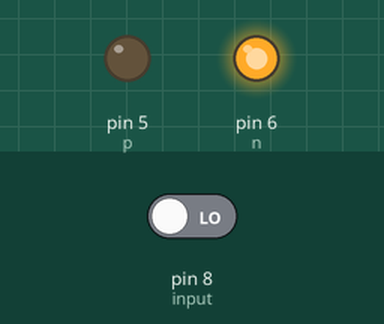
Simulated run of this sketch. Board: Arduino Uno, built with avr-gcc and run on an emulated ATmega328P. Parts: output pins drawn as LEDs (lit = HIGH). The test bench sets the inputs (shaded band); at power-on: pin 8 (input) LOW.

Above: at 1.2 s.
1.3 s: pin 8 (input) driven HIGH
At 1.9 s:
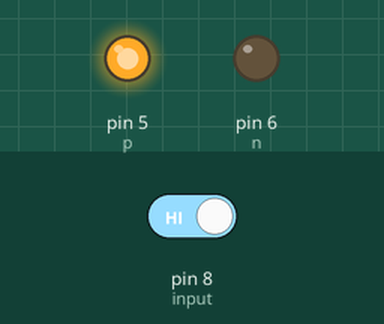
2.8 s: pin 8 (input) driven LOW
At 3.1 s:
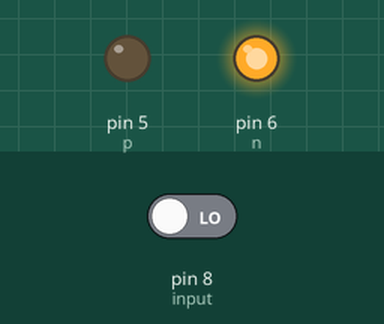
Timing chart, 0 to 5.8 s (numbered marks = the images above; inputs shaded):
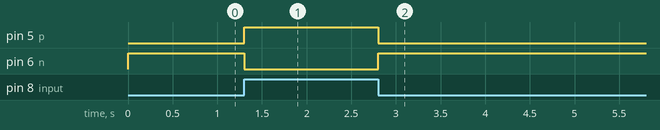

Measured:
- after the input at 1.3 s, pin 5 (p): LOW → HIGH at once; pin 6 (n): HIGH → LOW at once
- after the input at 2.8 s, pin 5 (p): HIGH → LOW at once; pin 6 (n): LOW → HIGH at once

The sketch:

arduinopassthough.ino
```cpp
void setup() {
  int input = 8;
  int p = 5;
  int n = 6;
  pinMode(p,OUTPUT);
  pinMode(n,OUTPUT);
  pinMode(input,INPUT);

}

void loop() {
    int input = 8;
    int dir = digitalRead(input);
    int p = 5;
    int n = 6;
    if (dir == HIGH) {
      digitalWrite(p,HIGH);
      digitalWrite(n,LOW);
      printf("forward");
    }
    else {
    digitalWrite(p,LOW);
    digitalWrite(n,HIGH);
    printf("backward");
    }
}
```
